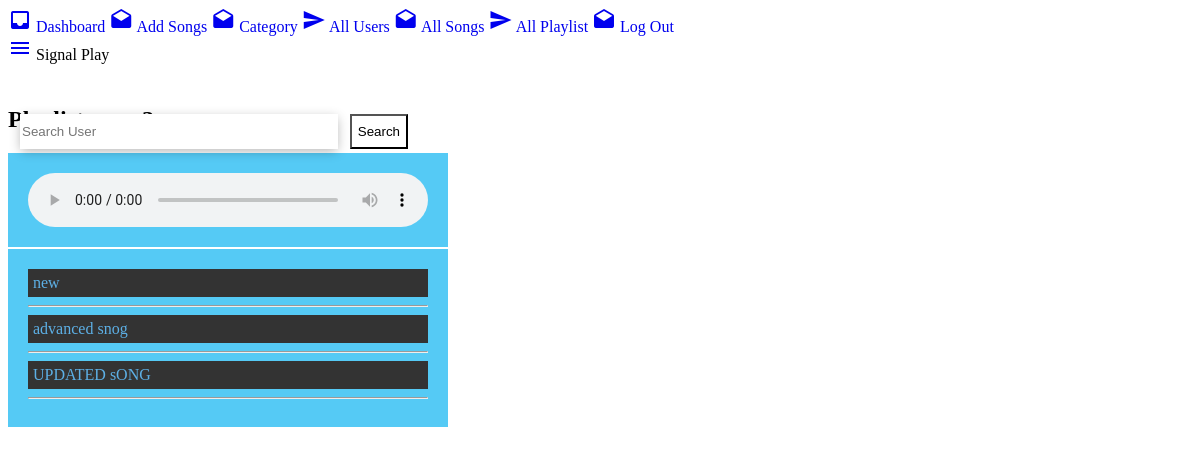
The app's page /admin/viewDetailPlaylist.php?playlistDetail=5 (signed in), older data.
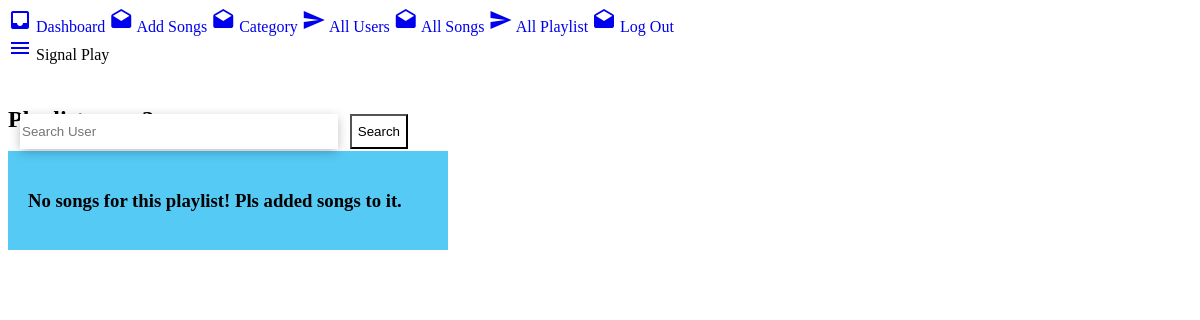
The same page, newer data.
### tables this page shows
CREATE TABLE `songs` (
  `sId` int(3) NOT NULL,
  `uId` int(3) NOT NULL,
  `sSong` text NOT NULL,
  `sTitle` varchar(256) NOT NULL,
  `sArtist` varchar(256) NOT NULL,
  `sImage` text NOT NULL,
  `sSource` text NOT NULL,
  `sDescription` varchar(256) NOT NULL,
  `sDuration` varchar(256) NOT NULL
);

CREATE TABLE `playlistSong` (
  `playlistSongId` int(3) NOT NULL,
  `pId` int(3) NOT NULL,
  `sId` int(3) NOT NULL
);

### admin/viewDetailPlaylist.php (the view, shortened to what this page needs)
<?php
if(isset($_GET['playlistDetail'])){
	$the_playlist_id= $_GET['playlistDetail'];
}
include "db.php";
$query = "SELECT * FROM playlist WHERE pId=$the_playlist_id";
$playlist= mysqli_query($con,$query);
while($row = mysqli_fetch_assoc($playlist)){
	$pName = $row['pName'];
}
?>
<!DOCTYPE html>
<html>
<head>
	<link rel="stylesheet" type="text/css" href="https://unpkg.com/material-components-web@latest/dist/material-components-web.min.css">
	<link rel="stylesheet" href="./css/style.css">
	<link rel="stylesheet" type="text/css" href="../user/css/searchBox.css">
</head>
<body>
	<?php include "header.php"; ?>
	<div class="mdc-drawer-app-content">
		<?php include "navbar.php";  ?>
		<main class="main-content" id="main-content" style="margin-top: 50px;">
			<div class="mdc-top-app-bar--fixed-adjust">
				<h2>Playlist: <?php echo $pName;  ?></h2>
				<?php
				$query = "SELECT * FROM playlistSong WHERE pId=$the_playlist_id LIMIT 1";
				$select_song_id= mysqli_query($con,$query);
				while($row = mysqli_fetch_assoc($select_song_id)){
					$song_id = $row['sId'];
					$query = "SELECT * FROM songs WHERE sId=$song_id ";
					$select_song= mysqli_query($con,$query);
					while($row = mysqli_fetch_assoc($select_song)){
						$song = $row['sSong'];
						?>
						<audio id="audio"  preload="auto" tabindex="0" controls="">
							<source src="../admin/<?php echo $song; ?>">
							</audio>
							<?php
						}
					}
					?>
					<nav role='navigation'>
						<ul id="playlist">
							<?php
							$query = "SELECT * FROM playlistSong WHERE pId=$the_playlist_id";
							$select_song_id= mysqli_query($con,$query);
							while($row = mysqli_fetch_assoc($select_song_id)){
								$song_id = $row['sId'];
								$query = "SELECT * FROM songs WHERE sId=$song_id ";
								$select_song= mysqli_query($con,$query);
								$checkrows=mysqli_num_rows($select_song);
								if ($checkrows == 0) {
									echo "<h3>No songs for this playlist! Pls added songs to it.</h3>";
								}else{
									while($row = mysqli_fetch_assoc($select_song)){
										$song = $row['sSong'];
										$songTitle = $row['sTitle'];
										?>
										<li class="active">
											<a href="../admin/<?php echo $song ?>">
												<?php echo $songTitle;  ?>
											</a>
											<hr>
										</li>
										<?php
									}
								}
							}
							?>
						</ul>
					</nav>
				</div>
			</main>
		</div>
	</body>
	</html>

Row changes from the older to the newer data that the page shows:
removed songs: sTitle "new"
no longer on this page (row edited): songs: sTitle "advanced snog"
no longer on this page (row edited): songs: sTitle "UPDATED sONG"
